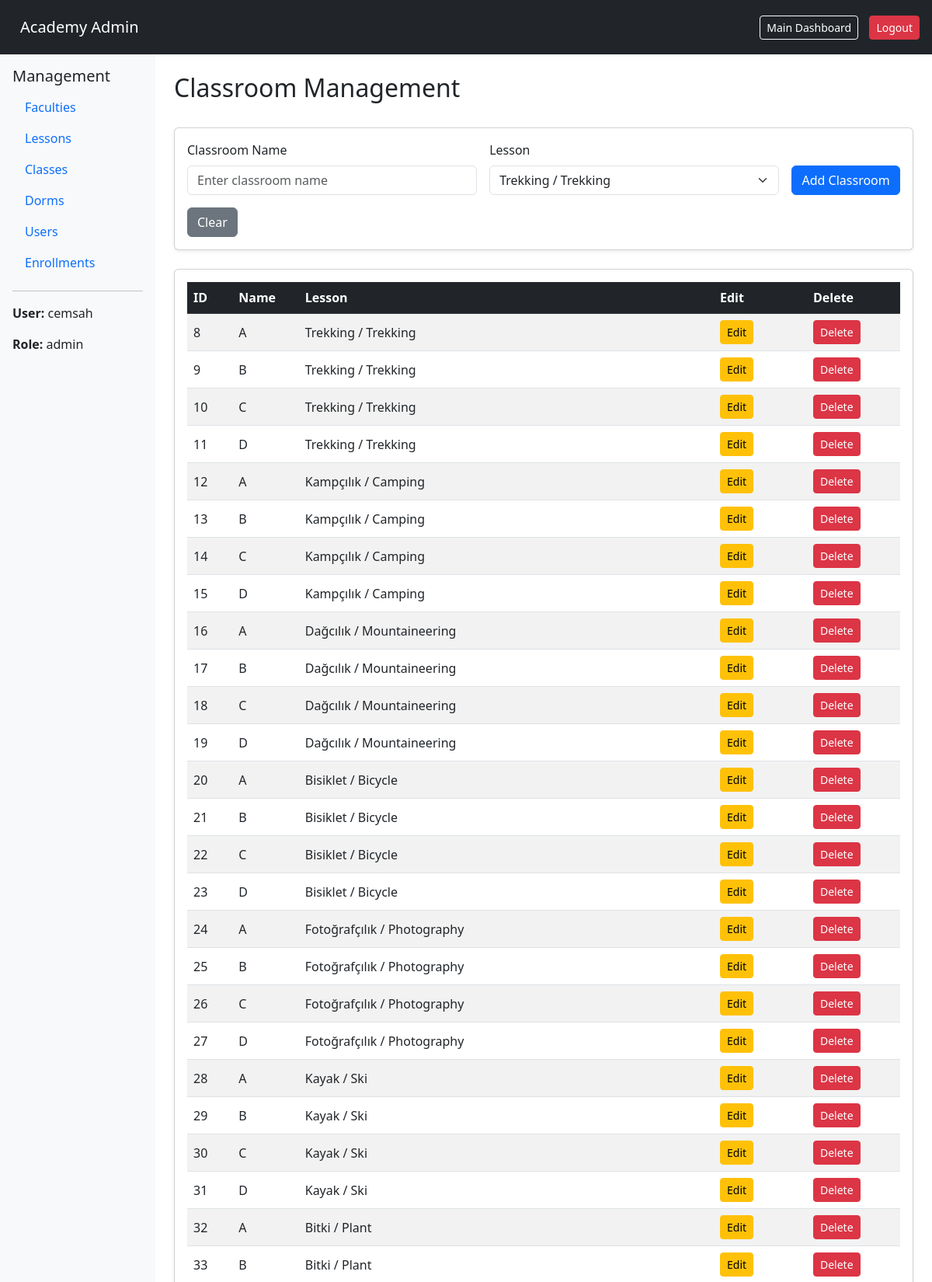
Screenshot of /management/classes/ (signed in, upper part) with the database file from the repository.
### apps/accounts/models.py (models this page shows, shortened)
class User(AbstractUser):
    ROLE_CHOICES = (
        ("student", "Student"),
        ("teacher", "Teacher"),
        ("admin", "Admin"),
    )
    STATUS_CHOICES = (
        ("freshman", "Freshman"),
        ("sophomore", "Sophomore"),
        ("junior", "Junior"),
        ("senior", "Senior"),
    )
    RANK_CHOICES = (
        ("S", "S"),
        ("A", "A"),
        ("B", "B"),
        ("C", "C"),
        ("D", "D"),
        ("E", "E"),
        ("F", "F"),
    )
    role = models.CharField(
        max_length=20,
        choices=ROLE_CHOICES,
        default="student"
    )
    rank = models.CharField(
        max_length=1,
        choices=RANK_CHOICES,
        default="F",
    )
    status = models.CharField(
        max_length=10,
        choices=STATUS_CHOICES,
        default="freshman"
    )
    telephone = models.CharField(
        max_length=20,
        blank=True,
        null=True
    )
    dorm = models.ForeignKey(
        "dorms.Dorm",
        on_delete=models.SET_NULL,
        null=True,
        blank=True
    )

### apps/academics/models.py (models this page shows, shortened)
class Classroom(models.Model):
    lesson = models.ForeignKey(
        Lesson,
        on_delete=models.CASCADE,
        related_name="classes"
    )
    name = models.CharField(max_length=100)

class Lesson(models.Model):
    faculty = models.ForeignKey(
        Faculty,
        on_delete=models.CASCADE,
        related_name="lessons"
    )
    name = models.CharField(max_length=100)

### apps/management/views.py (the view)
    def wrapper(request, *args, **kwargs):
        if not request.user.is_authenticated:
            return redirect("login")
        if request.user.role != "admin":
            return redirect("dashboard")
        return view_func(
            request,
            *args,
            **kwargs
        )

### apps/management/views.py (called while the page is built, shortened)
def admin_required(view_func):
    def wrapper(request, *args, **kwargs):
        if not request.user.is_authenticated:
            return redirect("login")
        if request.user.role != "admin":
            return redirect("dashboard")
        return view_func(
            request,
            *args,
            **kwargs
        )
    return wrapper

@csrf_exempt
@admin_required
def class_management(request):
    if request.method == "GET":
        classes = Classroom.objects.all()
        lessons = Lesson.objects.all()
        return render(
            request,
            "management/classes.html",
            {
                "classes": classes,
                "lessons": lessons,
            }
        )

### apps/management/templates/management/classes.html (shortened to what this page needs)
{% extends "base_management.html" %}
{% block content %}
<div class="d-flex justify-content-between align-items-center mb-4">
    <h2>Classroom Management</h2>
</div>
<div class="card shadow-sm mb-4">
    <div class="card-body">
        <form id="classroomForm">
            <div class="row g-3">
                <div class="col-md-5">
                    <label class="form-label">
                        Classroom Name
                    </label>
                    <input
                        type="text"
                        id="classroom_name"
                        class="form-control"
                        placeholder="Enter classroom name"
                    >
                </div>
                <div class="col-md-5">
                    <label class="form-label">
                        Lesson
                    </label>
                    <select
                        id="classroom_lesson"
                        class="form-select"
                    >
                        {% for lesson in lessons %}
                        <option value="{{ lesson.id }}">
                            {{ lesson.name }}
                        </option>
                        {% endfor %}
                    </select>
                </div>
                <div class="col-md-2 d-flex align-items-end">
                    <button
                        type="submit"
                        id="classroom_button"
                        class="btn btn-primary w-100"
                    >
                        Add Classroom
                    </button>
                </div>
            </div>
            <div class="mt-3">
                <button
                    type="button"
                    class="btn btn-secondary"
                    onclick="resetClassroom()"
                >
                    Clear
                </button>
            </div>
        </form>
    </div>
</div>
<div class="card shadow-sm">
    <div class="card-body">
        <div class="table-responsive">
            <table
                class="table table-striped table-hover align-middle"
                id="classroomTable"
            >
                <thead class="table-dark">
                    <tr>
                        <th>ID</th>
                        <th>Name</th>
                        <th>Lesson</th>
                        <th width="120">Edit</th>
                        <th width="120">Delete</th>
                    </tr>
                </thead>
                <tbody>
                {% for class in classes %}
                <tr id="row-{{ class.id }}">
                    <td>{{ class.id }}</td>
                    <td id="name-{{ class.id }}">
                        {{ class.name }}
                    </td>
                    <td id="lesson-{{ class.id }}">
                        {{ class.lesson.name }}
                    </td>
                    <td>
                        <button
                            class="btn btn-warning btn-sm"
                            onclick="
                                editClassroom(
                                    '{{ class.id }}',
                                    '{{ class.name }}',
                                    '{{ class.lesson.id }}'
                                )
                            "
                        >
                            Edit
                        </button>
                    </td>
                    <td>
                        <button
                            class="btn btn-danger btn-sm"
                            onclick="
                                deleteClassroom(
                                    '{{ class.id }}'
                                )
                            "
                        >
                            Delete
                        </button>
                    </td>
                </tr>
                {% endfor %}
                </tbody>
            </table>
        </div>
    </div>
</div>
{% endblock %}

### apps/management/templates/base_management.html (shortened to what this page needs)
{% load static %}
<!DOCTYPE html>
<html lang="tr">
<head>
    <link href="https://cdn.jsdelivr.net/npm/bootstrap@5.3.0/dist/css/bootstrap.min.css" rel="stylesheet">
    <link rel="stylesheet" href="{% static 'core/css/home.css' %}">
</head>
<body class="d-flex flex-column min-vh-100">
<nav class="navbar navbar-dark bg-dark px-3">
    <a class="navbar-brand" href="{% url 'management_dashboard' %}">
        Academy Admin
    </a>
    <div class="ms-auto">
        <a class="btn btn-outline-light btn-sm" href="{% url 'dashboard' %}">
            Main Dashboard
        </a>
        <a class="btn btn-danger btn-sm" href="{% url 'logout' %}">
            Logout
        </a>
    </div>
</nav>
<div class="container-fluid flex-grow-1">
    <div class="row">
        <div class="col-md-2 bg-light p-3 d-md-block">
            <h5>Management</h5>
            <ul class="nav flex-column">
                <li class="nav-item">
                    <a class="nav-link" href="{% url 'faculty_management' %}">
                        Faculties
                    </a>
                </li>
                <li class="nav-item">
                    <a class="nav-link" href="{% url 'lesson_management' %}">
                        Lessons
                    </a>
                </li>
                <li class="nav-item">
                    <a class="nav-link" href="{% url 'class_management' %}">
                        Classes
                    </a>
                </li>
                <li class="nav-item">
                    <a class="nav-link" href="{% url 'dorm_management' %}">
                        Dorms
                    </a>
                </li>
                <li class="nav-item">
                    <a class="nav-link" href="{% url 'user_management' %}">
                        Users
                    </a>
                </li>
                <li class="nav-item">
                    <a class="nav-link" href="{% url 'enrollment_management' %}">
                        Enrollments
                    </a>
                </li>
            </ul>
            <hr>
            <p><strong>User:</strong> {{ request.user.username }}</p>
            <p><strong>Role:</strong> {{ request.user.role }}</p>
        </div>
        <div class="col-md-10 p-4">
            {% block content %}
            {% endblock %}
        </div>
    </div>
</div>
</body>
</html>

### apps/core/static/core/css/home.css (style rules this page uses)
.navbar { display: flex; justify-content: space-between; padding: 15px; background: #1f2937; color: white; }
.navbar a { color: white; margin-left: 10px; text-decoration: none; }

### rows the page displays
User: user.username "cemsah", user.role "admin"
Classroom: id "8", name "A", lesson.name "Trekking / Trekking"
Classroom: id "9", name "B", lesson.name "Trekking / Trekking"
Classroom: id "10", name "C", lesson.name "Trekking / Trekking"
Classroom: id "11", name "D", lesson.name "Trekking / Trekking"
Classroom: id "12", name "A", lesson.name "Kampçılık / Camping"
Classroom: id "13", name "B", lesson.name "Kampçılık / Camping"
Classroom: id "14", name "C", lesson.name "Kampçılık / Camping"
Classroom: id "15", name "D", lesson.name "Kampçılık / Camping"
Classroom: id "16", name "A", lesson.name "Dağcılık / Mountaineering"
Classroom: id "17", name "B", lesson.name "Dağcılık / Mountaineering"
Classroom: id "18", name "C", lesson.name "Dağcılık / Mountaineering"
Classroom: id "19", name "D", lesson.name "Dağcılık / Mountaineering"
Classroom: id "20", name "A", lesson.name "Bisiklet / Bicycle"
Classroom: id "21", name "B", lesson.name "Bisiklet / Bicycle"
Classroom: id "22", name "C", lesson.name "Bisiklet / Bicycle"
Classroom: id "23", name "D", lesson.name "Bisiklet / Bicycle"
Classroom: id "24", name "A", lesson.name "Fotoğrafçılık / Photography"
Classroom: id "25", name "B", lesson.name "Fotoğrafçılık / Photography"
Classroom: id "26", name "C", lesson.name "Fotoğrafçılık / Photography"
Classroom: id "27", name "D", lesson.name "Fotoğrafçılık / Photography"
Classroom: id "28", name "A", lesson.name "Kayak / Ski"
Classroom: id "29", name "B", lesson.name "Kayak / Ski"
Classroom: id "30", name "C", lesson.name "Kayak / Ski"
Classroom: id "31", name "D", lesson.name "Kayak / Ski"
Classroom: id "32", name "A", lesson.name "Bitki / Plant"
Classroom: id "33", name "B", lesson.name "Bitki / Plant"

### other values shown
form field value "Trekking / Trekking"
